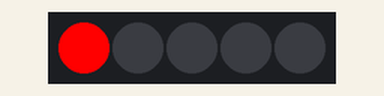
Simulated run of this sketch. Board: Arduino Uno, built with avr-gcc and run on an emulated ATmega328P. On the bench: 5 RGB LEDs in strip order, left to right.

Above: at 0.1 s.
At 2.1 s:
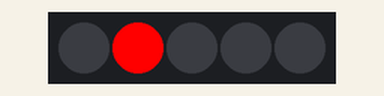
At 4.1 s:
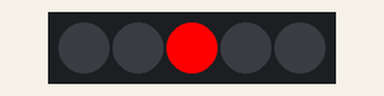
At 6.1 s:
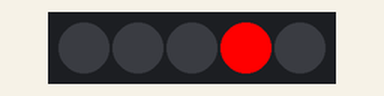
At 8.1 s:
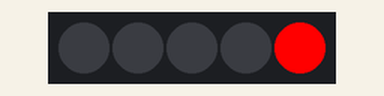
Timing chart, 0 to 129.6 s (numbered marks = the images above):
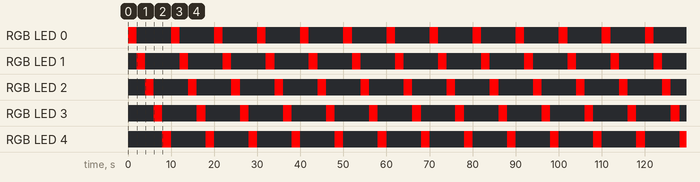

Measured:
- by itself, RGB LED 0–4: alternates RGB(255, 0, 0) for 2.0 s and off for 8.0 s
- by itself, everything shown: repeats every 10.0 s, in 5 steps
- what the display in image 1 shows lasts 2.0 s, from 2.0 s to 4.0 s

The sketch:

BLYNK_LED_RED.ino
```cpp
// This is program for blinking LED for thinkerkit wifi bot

#include <Adafruit_NeoPixel.h>
 Adafruit_NeoPixel pixels = Adafruit_NeoPixel(5, 4, NEO_GRB + NEO_KHZ800);


void setup() {
  pixels.begin();

}

void loop() {
  pixels.setPixelColor(0, 0xff0000);
  pixels.setPixelColor(1, 0x000000);
  pixels.setPixelColor(2, 0x000000);
  pixels.setPixelColor(3, 0x000000);
  pixels.setPixelColor(4, 0x000000);
  pixels.show();
  pixels.show();
  delay(2000);
  pixels.setPixelColor(0, 0x000000);
  pixels.setPixelColor(1, 0xff0000);
  pixels.setPixelColor(2, 0x000000);
  pixels.setPixelColor(3, 0x000000);
  pixels.setPixelColor(4, 0x000000);
  pixels.show();
  pixels.show();
  delay(2000);
  pixels.setPixelColor(0, 0x000000);
  pixels.setPixelColor(1, 0x000000);
  pixels.setPixelColor(2, 0xff0000);
  pixels.setPixelColor(3, 0x000000);
  pixels.setPixelColor(4, 0x000000);
  pixels.show();
  pixels.show();
  delay(2000);
  pixels.setPixelColor(0, 0x000000);
  pixels.setPixelColor(1, 0x000000);
  pixels.setPixelColor(2, 0x000000);
  pixels.setPixelColor(3, 0xff0000);
  pixels.setPixelColor(4, 0x000000);
  pixels.show();
  pixels.show();
  delay(2000);
  pixels.setPixelColor(0, 0x000000);
  pixels.setPixelColor(1, 0x000000);
  pixels.setPixelColor(2, 0x000000);
  pixels.setPixelColor(3, 0x000000);
  pixels.setPixelColor(4, 0xff0000);
  pixels.show();
  pixels.show();
  delay(2000);

}
```
